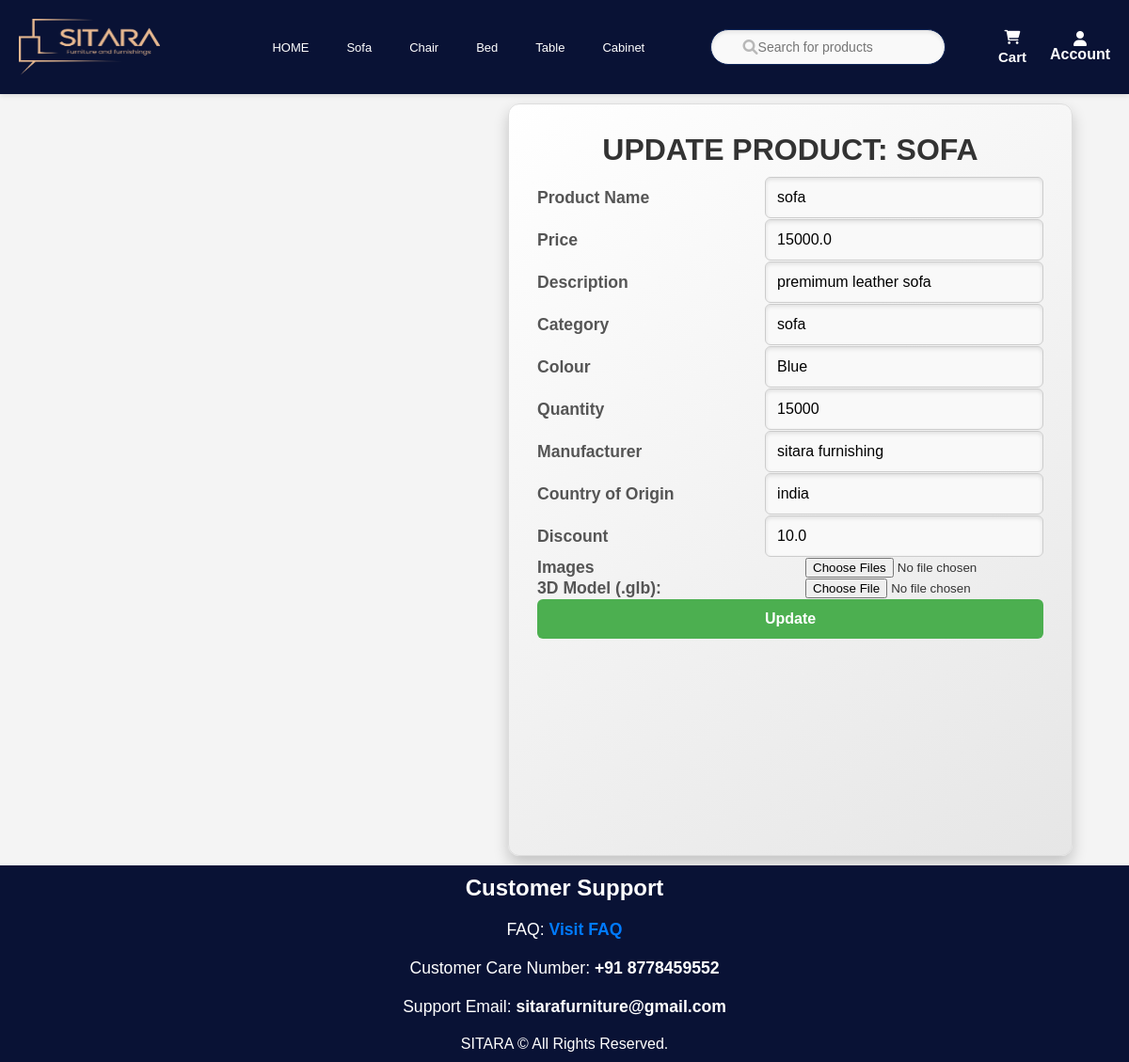
Page /admin/update_product/41 (signed in) on the committed database.
### app/models.py (models this page shows, shortened)
class Product(db.Model):
    __tablename__ = "product"
    id = db.Column(db.Integer, primary_key=True)
    name = db.Column(db.String(100), nullable=False)
    price = db.Column(db.Float, nullable=False)
    description = db.Column(db.String(255), nullable=False)
    category = db.Column(db.String(100), nullable=False)
    quantity = db.Column(db.Integer, nullable=False)
    manufacturer = db.Column(db.String(100), nullable=True)
    country_of_origin = db.Column(db.String(50), nullable=True)
    avg_rating = db.Column(db.Float, nullable=True)
    discount = db.Column(db.Float, default=0.0, nullable=True)
    colour = db.Column(db.String(20), nullable=True)
    images = db.relationship("ProductImage", backref="product", lazy=True)
    sketchfab_url = db.Column(db.String(512))
    model_file = db.Column(db.String(255))
    ratings = relationship("Rating", back_populates="product")

### app/admin.py (the view, shortened to what this page needs)
@admin.route('/update_product/<int:id>', methods=['GET', 'POST'])
@restrict_to_admin()
def update_product(id):
    product = Product.query.get_or_404(id)
    form = ProductForm()
    form.name.data = product.name
    form.price.data = product.price
    form.description.data = product.description
    form.category.data = product.category
    form.quantity.data = product.quantity
    form.colour.data = product.colour
    form.manufacturer.data = product.manufacturer
    form.country_of_origin.data = product.country_of_origin
    form.discount.data = product.discount
    return render_template('update_product.html', form=form, product=product)

### app/forms.py
class ProductForm(FlaskForm):
    name = StringField('Name', validators=[DataRequired()])
    price = FloatField('Price', validators=[DataRequired()])
    description = StringField('Description', validators=[Optional()])
    category = StringField('Category', validators=[DataRequired()])
    colour = StringField('Colour', validators=[Optional()])  # New colour field
    quantity = IntegerField('Quantity', validators=[DataRequired()])
    manufacturer = StringField('Manufacturer', validators=[Optional()])
    country_of_origin = StringField('Country of Origin', validators=[Optional()])
    discount = FloatField('Discount', validators=[Optional()])
    images = MultipleFileField('Product Images', validators=[
        FileAllowed(['jpg', 'png', 'jpeg'], 'Images only!')
    ])
    sketchfab_url = StringField('Sketchfab URL')
    submit = SubmitField('Add Product')

### app/utils.py (called while the page is built)
def restrict_to_admin():
    def decorator(f):
        @wraps(f)
        @login_required
        def decorated_function(*args, **kwargs):
            if current_user.role != "admin":
                flash("Access denied! Admins only.", "danger")
                return redirect(url_for("main.home"))
            return f(*args, **kwargs)
        return decorated_function
    return decorator

### app/templates/update_product.html (shortened to what this page needs)
<head>
    <link rel="stylesheet" href="{{ url_for('static', filename='register.css') }}">
  </head>
  {% extends "home.html" %}
  {% block content %}
<div class="form-container">
    <h2>Update Product: {{ product.name }}</h2>
    <form method="POST" enctype="multipart/form-data">
        <div class="form-group">
            <label for="name">Product Name</label>
            {{ form.name(class="form-control") }}
        </div>
        <div class="form-group">
            <label for="price">Price</label>
            {{ form.price(class="form-control") }}
        </div>
        <div class="form-group">
            <label for="description">Description</label>
            {{ form.description(class="form-control") }}
        </div>
        <div class="form-group">
            <label for="category">Category</label>
            {{ form.category(class="form-control") }}
        </div>
        <div class="form-group">
            <label for="colour">Colour</label>
            {{ form.colour(class="form-control") }}
        </div>
        <div class="form-group">
            <label for="quantity">Quantity</label>
            {{ form.quantity(class="form-control") }}
        </div>
        <div class="form-group">
            <label for="manufacturer">Manufacturer</label>
            {{ form.manufacturer(class="form-control") }}
        </div>
        <div class="form-group">
            <label for="country_of_origin">Country of Origin</label>
            {{ form.country_of_origin(class="form-control") }}
        </div>
        <div class="form-group">
            <label for="discount">Discount</label>
            {{ form.discount(class="form-control") }}
        </div>
        <div class="form-group">
            <label for="images">Images</label>
            {{ form.images(class="form-control", multiple=True) }}
        </div>
         <div class="form-group">
    <label for="model_file">3D Model (.glb):</label>
    <input type="file" class="form-control" id="model_file" name="model_file" accept=".glb">
</div>
        <button type="submit" class="btn btn-primary">Update</button>
    </form>
</div>
{% endblock %}

### app/static/register.css (style rules this page uses)
body { background: url("../static/videos/register.jpg") no-repeat center center; background-size: 100% 105%; background-attachment: fixed; font-family: Arial, sans-serif; margin: 0; padding: 0; display: flex; flex-direction: column; min-height: 100vh; }
.form-container { width: 600px; background: linear-gradient(145deg, #ffffff, #e6e6e6); padding: 30px; border-radius: 12px; box-shadow: 0 8px 16px rgba(0, 0, 0, 0.2); border: 1px solid #ddd; margin-left: auto; margin-right: 50px; }
.form-container h2 { text-align: center; font-size: 2rem; color: #333; margin-bottom: 10px; text-transform: uppercase; }
.form-container form { display: flex; flex-direction: column; }
.form-container .form-group { display: flex; justify-content: space-between; align-items: center; margin-bottom: 1px; }
.form-container label { font-size: 1.1rem; color: #555; font-weight: bold; width: 40%; }
input[type="text"], input[type="email"], input[type="password"], input[type="date"], input[type="tel"], textarea, select, input[type="number"], input[type="range"] { width: 55%; padding: 12px; border-radius: 6px; border: 1px solid #ccc; font-size: 1rem; background-color: #f9f9f9; box-shadow: inset 0 2px 4px rgba(0, 0, 0, 0.1); }
button { padding: 12px 20px; font-size: 1rem; font-weight: bold; border: none; border-radius: 6px; cursor: pointer; transition: all 0.3s ease-in-out; }
button[type="submit"] { background-color: #4CAF50; color: white; }

### app/static/home.css (style rules this page uses)
* { margin: 0; padding-top: 0; box-sizing: border-box; }
body { margin: 0; padding: 0; background-color: #f4f4f4; color: #333; */ }

### app/templates/update_product.html (style rules this page uses)
.form-container { width: 600px; height: 800px; background: linear-gradient(145deg, #ffffff, #e6e6e6); padding: 30px; border-radius: 12px; box-shadow: 0 8px 16px rgba(0, 0, 0, 0.2); border: 1px solid #ddd; }

### rows in the picture
Product: name "SOFA", name "sofa", price "15000.0", description "premimum leather sofa", category "sofa", colour "Blue", quantity "15000", manufacturer "sitara furnishing", country_of_origin "india", discount "10.0"
